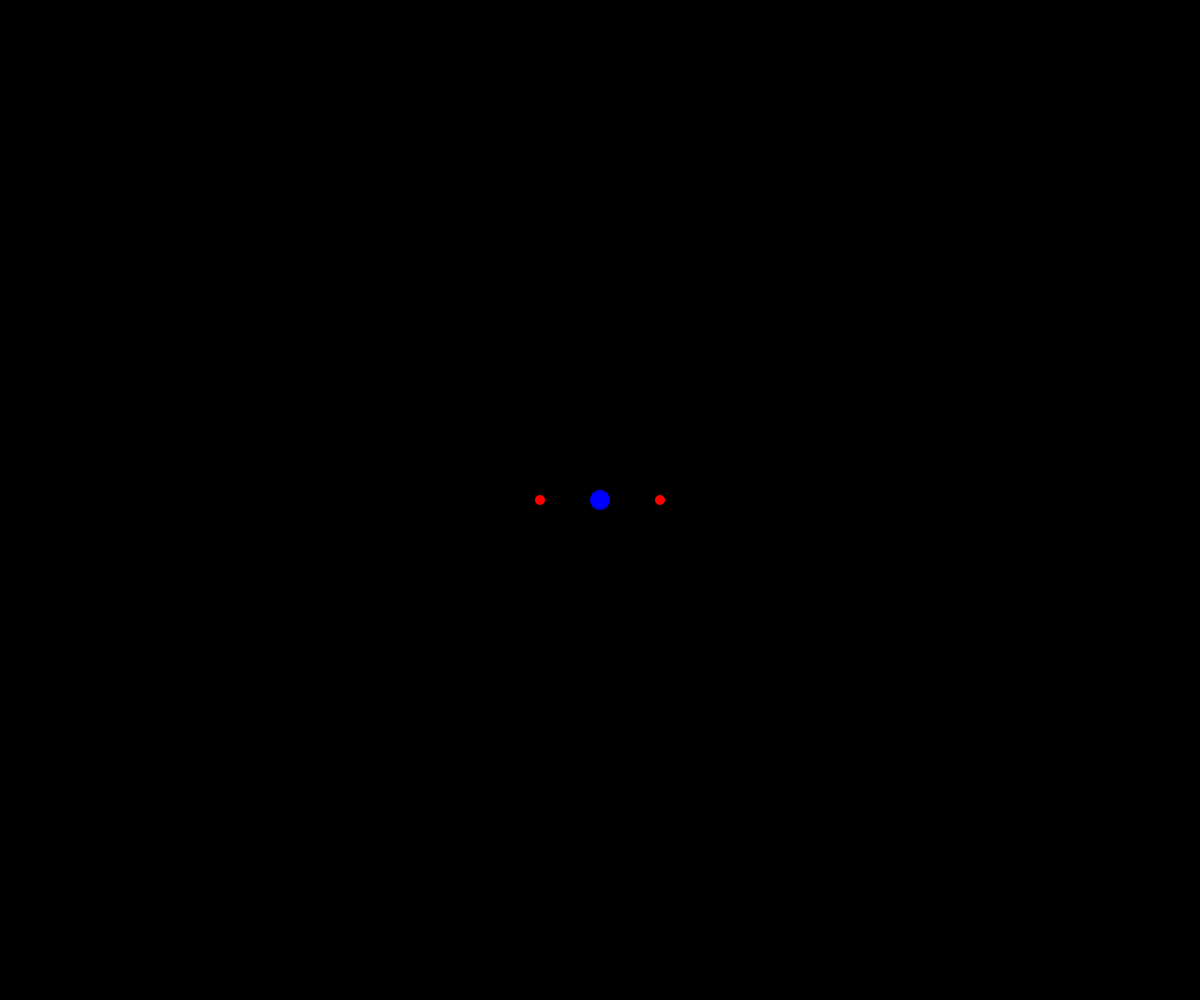
Frame 1 (no input)
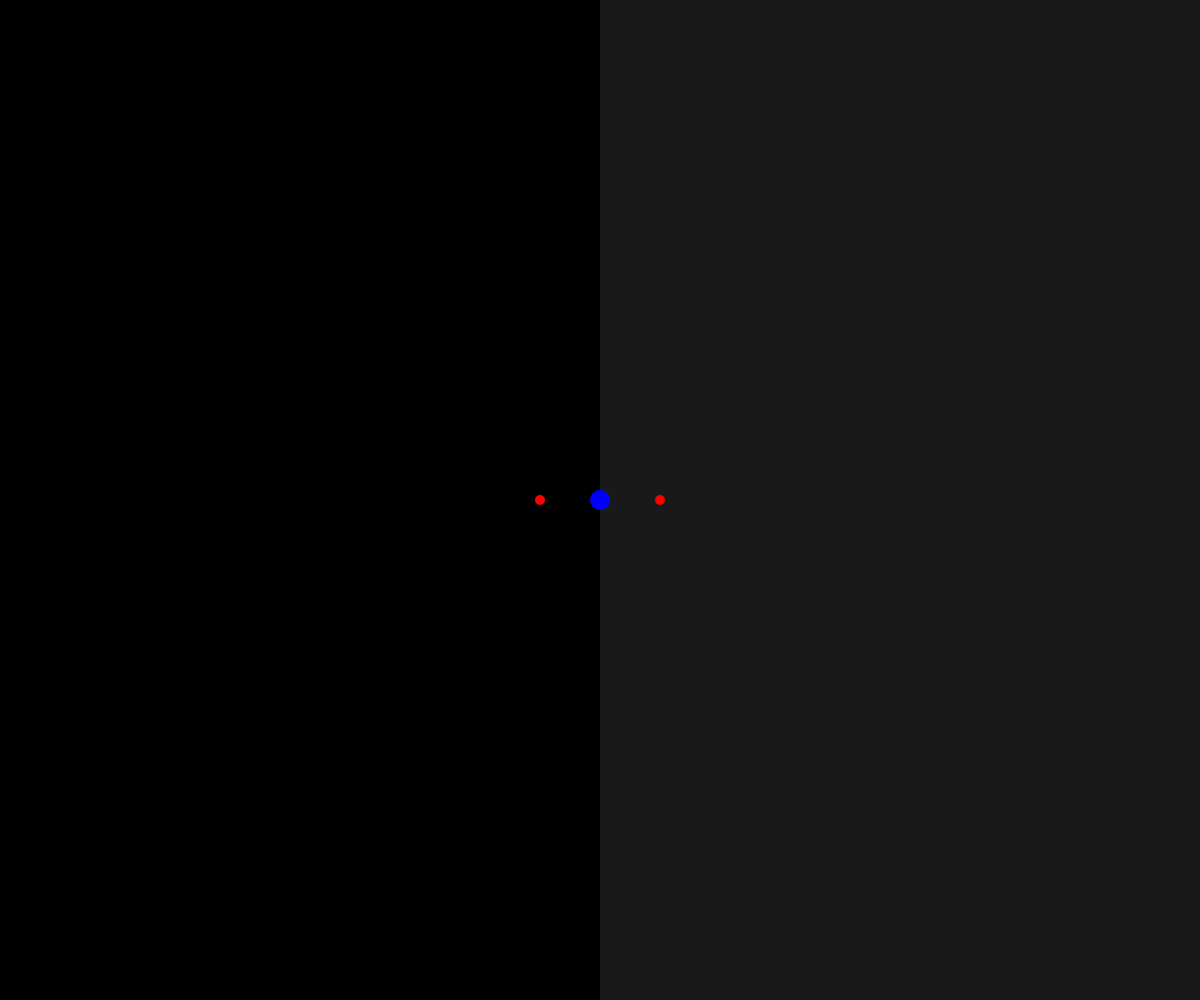
Frame 60 (no input)
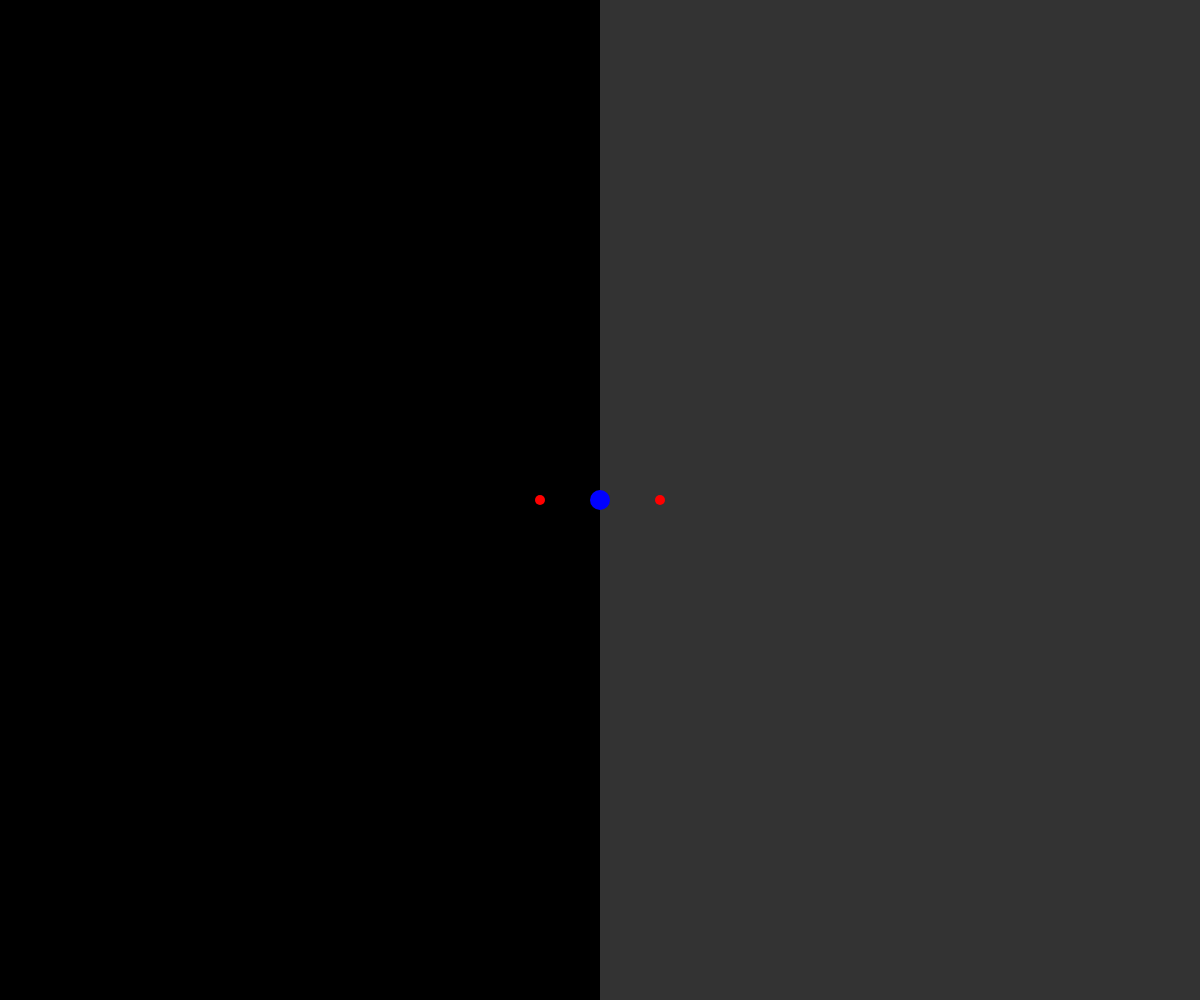
Frame 120 (the mouse pressed at the canvas centre since frame 60)

The p5.js sketch that drew these frames (run headless with seeded random() and noise() and a simulated clock; from frame 60 on, the mouse is pressed at the canvas centre):

// p5.js sketch
// ── sketch.js
// Position of 2 people
let x1, y1, x2, y2;

// Flip of divison?
let flip = true;

// Average midpoints
let mids = [];
// Average angles
let dxys = [];

// Average midpoint over time
let amid = {
  x: 0,
  y: 0
};

// Average relative positions over time
let adxy = {
  x: 0,
  y: 0
};

// Diag of canvas
let diag = 0;

// Refresh rate 1s
let rr = 60 * 10;
// Smoothing over 5s
let ts = 60 * 10

// Alpha
let a = -1;
let amax = 255;
let aspeed = 1;
let adir = 1;

function setup() {
  createCanvas(windowWidth, windowHeight);
  // Start off on a diagonal
  x1 = width * 0.45;
  y1 = height * 0.5;
  x2 = width * 0.55;
  y2 = height * 0.5;

  // Calculate diagonal of screen
  diag = sqrt(sq(width) + sq(height));

  // Calculate aspeed
  aspeed = amax / rr;

  noStroke();
}


function draw() {
  // Calculate the mid-point between 2 points
  let mx = (x1 + x2) / 2;
  let my = (y1 + y2) / 2;

  // Store this frame's midpoint
  mids.push({
    x: mx,
    y: my
  });
  // Only ts frames of midpoints
  if (mids.length > ts) mids.shift();


  // Calculate the relative position of 2 points    
  let dXY = {
    x: x2 - x1,
    y: y2 - y1
  };
  // Store this frame's relative position
  dxys.push(dXY);
  // Only store ts frames of relative positions
  if (dxys.length > ts) dxys.shift();


  // Fade in
  a += aspeed * adir;
  
  // If we're all black or all white
  if (a < 0 || a > amax * 2) {
    // Flip color of division
		// When you go to white or black
      flip = ! flip;
      a = 0;
    
    // Calculate average midpoint over time
    amid = {
      x: 0,
      y: 0
    };
    for (let mid of mids) {
      amid.x += mid.x;
      amid.y += mid.y;
    }
    amid.x /= mids.length;
    amid.y /= mids.length;

    // Set-up an object to store the average relative xy position over time
    adxy = {
      x: 0,
      y: 0
    };

    // Calculate the average relative xy position
    for (let dxy of dxys) {
      adxy.x += dXY.x;
      adxy.y += dXY.y;
    }
    adxy.x /= dxys.length;
    adxy.y /= dxys.length;
  }


  // Calculate the average angle
  let angle = atan(adxy.y / adxy.x);
	
  // Draw the background
  background(flip ? 255 : 0);

  // Rotate the canvas to that angle
  // to draw the dividing rectangle
  push();
  translate(amid.x, amid.y);
  rotate(angle);
  // Draw the xy division
  // If flip, then this one is ahead
  fill(flip ? 0 : 255, a);
  rect(0, -diag / 2, diag, diag);
  // If flip, then this one is behind
  pop();
  fill(flip ? 0 : 255, a - amax);
  rect(0, 0, width, height);


  // Draw the people
  fill('red');
  ellipse(x1, y1, 10, 10);
  ellipse(x2, y2, 10, 10);
  // Draw the midpoint
  fill('blue');
  ellipse(mx, my, 20, 20);

}

// Move the closest point with the mouse 
// mouse is being dragged
function mouseDragged() {
  let d1 = dist(mouseX, mouseY, x1, y1);
  let d2 = dist(mouseX, mouseY, x2, y2);
  if (d1 < d2) {
    x1 = mouseX;
    y1 = mouseY;
  } else {
    x2 = mouseX;
    y2 = mouseY;
  }
}
